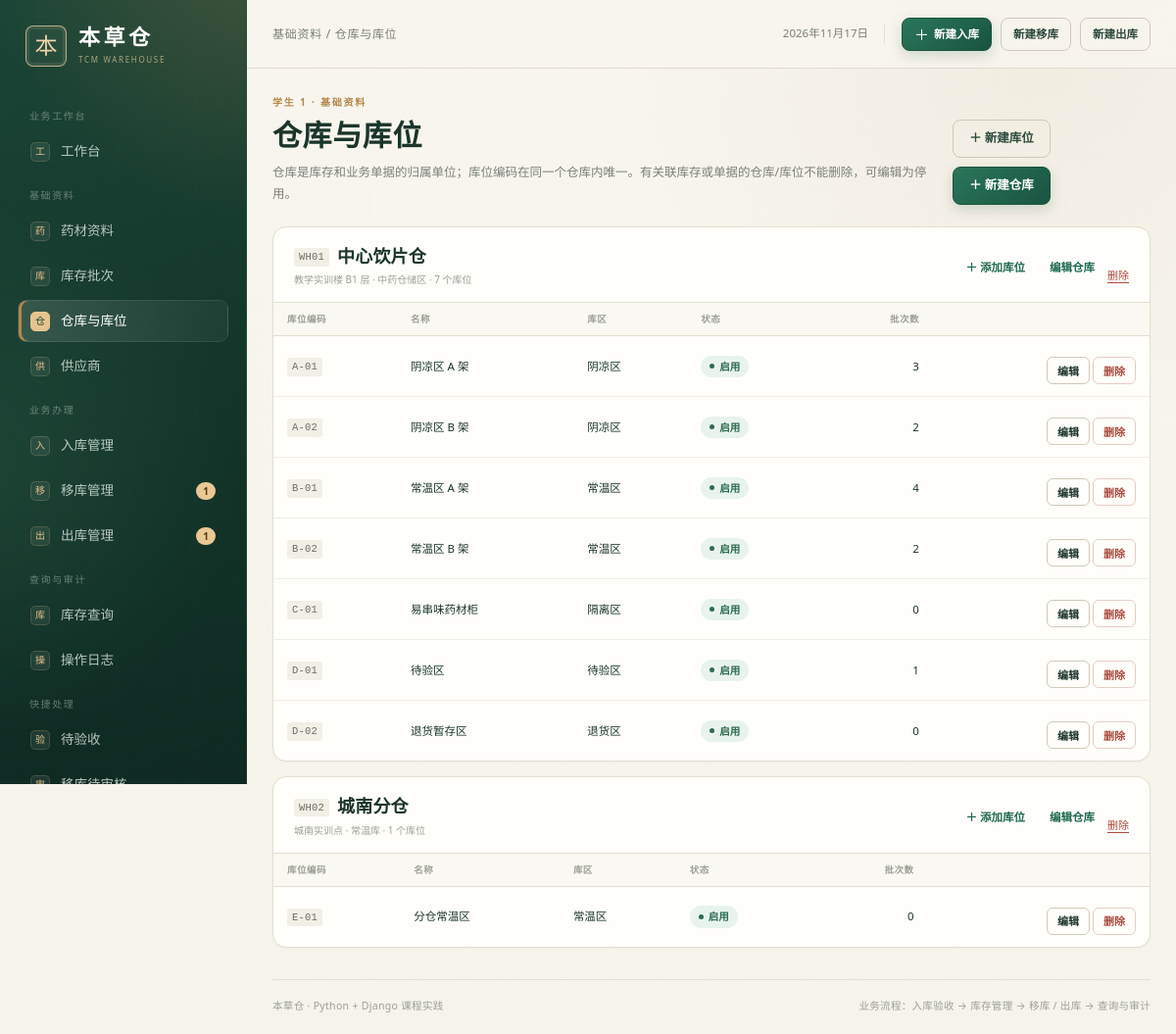
Screenshot of /warehouses/ (signed in) with the database file from the repository.
### warehouse/models.py (models this page shows, shortened)
class Warehouse(models.Model):
    code = models.CharField("仓库编码", max_length=20, unique=True)
    name = models.CharField("仓库名称", max_length=80)
    address = models.CharField("地址", max_length=200, blank=True)
    is_active = models.BooleanField("启用", default=True)
    created_at = models.DateTimeField("创建时间", auto_now_add=True)
    class Meta:
        verbose_name = "仓库"
        verbose_name_plural = "仓库"
        ordering = ["code"]

class StorageLocation(models.Model):
    warehouse = models.ForeignKey(
        Warehouse,
        on_delete=models.PROTECT,
        related_name="locations",
        verbose_name="所属仓库",
    )
    code = models.CharField("库位编码", max_length=30)
    name = models.CharField("库位名称", max_length=80, blank=True)
    zone = models.CharField("库区", max_length=30, blank=True)
    is_active = models.BooleanField("启用", default=True)
    class Meta:
        verbose_name = "库位"
        verbose_name_plural = "库位"
        ordering = ["warehouse__code", "code"]
        constraints = [
            models.UniqueConstraint(
                fields=["warehouse", "code"], name="uniq_location_warehouse_code"
            )
        ]

### warehouse/system_views.py (the view)
# urls.py: path("warehouses/", system_views.warehouse_list, name="warehouse_list"),
@login_required
def warehouse_list(request):
    _require(request.user, "warehouse.manage")
    warehouses = Warehouse.objects.prefetch_related(
        "locations", "locations__stock_batches"
    ).order_by("code")
    return render(
        request,
        "warehouse/warehouse_list.html",
        {"warehouses": warehouses, "active_nav": "warehouses"},
    )

### warehouse/models.py (called while the page is built)
    @property
    def display_name(self):
        return self.user.get_full_name() or self.user.username

    @property
    def effective_role(self):
        if self.user.is_superuser:
            return self.Role.ADMIN
        return self.role

### warehouse/permissions.py (called while the page is built)
def get_role(user):
    if not user.is_authenticated:
        return None
    if user.is_superuser:
        return "admin"
    profile = getattr(user, "profile", None)
    return profile.effective_role if profile else "viewer"

def has_perm(user, code):
    return bool(get_access_config(user)["permissions"].get(code))

def allowed_menus(user):
    return set(get_access_config(user)["menus"])

def can_create(user):
    return has_perm(user, "transfer.create") or has_perm(user, "outbound.create")

def can_audit(user):
    return (
        has_perm(user, "transfer.audit")
        or has_perm(user, "outbound.audit")
        or has_perm(user, "inbound.audit")
    )

def can_execute(user):
    return (
        has_perm(user, "transfer.execute")
        or has_perm(user, "outbound.execute")
        or has_perm(user, "inbound.execute")
    )

### warehouse/system_views.py (called while the page is built)
def _require(user, code):
    if not has_perm(user, code):
        raise PermissionDenied("当前岗位没有该功能权限。")

### warehouse/templatetags/warehouse_tags.py (called while the page is built)
@register.simple_tag
def menu_url(key):
    name = MENU_URL_NAMES.get(key)
    if not name:
        return "#"
    try:
        return reverse(name)
    except NoReverseMatch:
        return "#"

@register.filter
def get_item(mapping, key):
    if mapping is None:
        return None
    try:
        return mapping.get(key)
    except AttributeError:
        try:
            return mapping[key]
        except (KeyError, IndexError, TypeError):
            return None

### templates/warehouse/warehouse_list.html (shortened to what this page needs)
{% extends "base.html" %}
{% load warehouse_tags %}
{% block breadcrumb %}基础资料 / 仓库与库位{% endblock %}
{% block content %}
<section class="page-head">
  <div>
    <p class="eyebrow">学生 1 · 基础资料</p>
    <h1>仓库与库位</h1>
    <p class="page-sub">仓库是库存和业务单据的归属单位；库位编码在同一个仓库内唯一。有关联库存或单据的仓库/库位不能删除，可编辑为停用。</p>
  </div>
  <div class="head-actions">
    <a href="{% url 'location_create' %}" class="btn btn-ghost">＋ 新建库位</a>
    <a href="{% url 'warehouse_create' %}" class="btn btn-primary">＋ 新建仓库</a>
  </div>
</section>
{% for warehouse in warehouses %}
<section class="panel warehouse-card">
  <div class="panel-head">
    <div>
      <div class="warehouse-title">
        <span class="code">{{ warehouse.code }}</span>
        <h2>{{ warehouse.name }}</h2>
      </div>
      <p>{{ warehouse.address|default:"未填写地址" }} · {{ warehouse.locations.count }} 个库位</p>
    </div>
    <div class="panel-tools">
      <a href="{% url 'location_create' %}?warehouse={{ warehouse.pk }}" class="text-link">＋ 添加库位</a>
      <a href="{% url 'warehouse_edit' warehouse.pk %}" class="text-link">编辑仓库</a>
      <form method="post" action="{% url 'warehouse_delete' warehouse.pk %}" class="inline-form" onsubmit="return confirm('确认删除仓库 {{ warehouse.name }} 吗？');">
        {% csrf_token %}<button type="submit" class="text-danger-link inline-danger">删除</button>
      </form>
    </div>
  </div>
  {% if warehouse.locations.all %}
  <div class="table-wrap">
    <table class="data-table">
      <thead><tr><th>库位编码</th><th>名称</th><th>库区</th><th>状态</th><th class="num">批次数</th><th></th></tr></thead>
      <tbody>
        {% for location in warehouse.locations.all %}
        <tr>
          <td><span class="code">{{ location.code }}</span></td>
          <td>{{ location.name|default:"—" }}</td>
          <td>{{ location.zone|default:"—" }}</td>
          <td>{% if location.is_active %}<span class="status status-success">启用</span>{% else %}<span class="status status-muted">停用</span>{% endif %}</td>
          <td class="num">{{ location.stock_batches.count }}</td>
          <td class="row-action">
            <a href="{% url 'location_edit' location.pk %}" class="btn btn-tiny">编辑</a>
            <form method="post" action="{% url 'location_delete' location.pk %}" class="inline-form" onsubmit="return confirm('确认删除库位 {{ location.code }} 吗？');">
              {% csrf_token %}<button type="submit" class="btn btn-tiny btn-danger-ghost">删除</button>
            </form>
          </td>
        </tr>
        {% endfor %}
      </tbody>
    </table>
  </div>
  {% else %}
  <div class="empty-inline compact">这个仓库还没有库位，先添加一个库位后再建立库存。</div>
  {% endif %}
</section>
{% endfor %}
{% endblock %}

### templates/base.html (shortened to what this page needs)
{% load warehouse_tags static %}
<!DOCTYPE html>
<html lang="zh-CN">
<head>
  <link rel="stylesheet" href="{% static 'warehouse/css/app.css' %}?v=20261030">
</head>
<body>
<div class="app-shell">
  <aside class="sidebar" id="sidebar">
    <a class="brand" href="{% url 'dashboard' %}">
      <span class="brand-seal">本</span>
      <span class="brand-text">
        <strong>本草仓</strong>
        <small>TCM WAREHOUSE</small>
      </span>
    </a>
    {% for group in nav_groups %}
    <div class="sidebar-section-label">{{ group.label }}</div>
    <nav class="main-nav" aria-label="{{ group.label }}">
      {% for key,label in group.items %}
      <a href="{% menu_url key %}" class="nav-link {% if active_nav == key %}active{% endif %}">
        <span class="nav-glyph">{{ label|slice:":1" }}</span>
        <span>{{ label }}</span>
        {% if key == 'transfer' and nav_pending_transfers %}<em class="nav-badge">{{ nav_pending_transfers }}</em>{% endif %}
        {% if key == 'outbound' and nav_pending_outbounds %}<em class="nav-badge">{{ nav_pending_outbounds }}</em>{% endif %}
      </a>
      {% endfor %}
    </nav>
    {% endfor %}
    <div class="sidebar-section-label">快捷处理</div>
    <nav class="main-nav">
      {% if 'inbound' in allowed_menus %}
      <a href="{% url 'inbound_list' %}?status=pending" class="nav-link">
        <span class="nav-glyph">验</span><span>待验收</span>
      </a>
      {% endif %}
      {% if 'transfer' in allowed_menus %}
      <a href="{% url 'transfer_list' %}?status=pending" class="nav-link">
        <span class="nav-glyph">审</span><span>移库待审核</span>
      </a>
      {% endif %}
    </nav>
  </aside>
  <main class="main">
    <header class="topbar">
      <div class="topbar-title">{% block breadcrumb %}工作台{% endblock %}</div>
      <div class="topbar-actions">
        <span class="topbar-date">{% now "Y年n月j日" %}</span>
        {% if role_permissions|get_item:'inbound.create' %}
        <a href="{% url 'inbound_create' %}" class="btn btn-primary btn-sm">
          <span class="plus">＋</span> 新建入库
        </a>
        {% endif %}
        {% if role_permissions|get_item:'transfer.create' %}
        <a href="{% url 'transfer_create' %}" class="btn btn-ghost btn-sm">新建移库</a>
        {% endif %}
        {% if role_permissions|get_item:'outbound.create' %}
        <a href="{% url 'outbound_create' %}" class="btn btn-ghost btn-sm">新建出库</a>
        {% endif %}
      </div>
    </header>
    <div class="content">
      {% block content %}{% endblock %}
      <footer class="page-footer">
        <span>本草仓 · Python + Django 课程实践</span>
        <span>业务流程：入库验收 → 库存管理 → 移库 / 出库 → 查询与审计</span>
      </footer>
    </div>
  </main>
</div>
</body>
</html>

### rows the page displays
Warehouse: code "WH01", name "中心饮片仓", address "教学实训楼 B1 层 · 中药仓储区", locations.count "7"
StorageLocation: code "A-01", name "阴凉区 A 架", zone "阴凉区", is_active "启用", stock_batches.count "3"
StorageLocation: code "A-02", name "阴凉区 B 架", zone "阴凉区", is_active "启用", stock_batches.count "2"
StorageLocation: code "B-01", name "常温区 A 架", zone "常温区", is_active "启用", stock_batches.count "4"
StorageLocation: code "B-02", name "常温区 B 架", zone "常温区", is_active "启用", stock_batches.count "2"
StorageLocation: code "C-01", name "易串味药材柜", zone "隔离区", is_active "启用", stock_batches.count "0"
StorageLocation: code "D-01", name "待验区", zone "待验区", is_active "启用", stock_batches.count "1"
StorageLocation: code "D-02", name "退货暂存区", zone "退货区", is_active "启用", stock_batches.count "0"
Warehouse: code "WH02", name "城南分仓", address "城南实训点 · 常温库", locations.count "1"
StorageLocation: code "E-01", name "分仓常温区", zone "常温区", is_active "启用", stock_batches.count "0"

### other values shown
{{ group.label }} "业务工作台" "基础资料" "业务办理" "查询与审计"
{{ label|slice:":1" }} "工" "药" "库" "仓" "供" "入" "移" "出" "库" "操"
{{ label }} "工作台" "药材资料" "库存批次" "仓库与库位" "供应商" "入库管理" "移库管理" "出库管理" "库存查询" "操作日志"
{{ nav_pending_transfers }} "1"
{{ nav_pending_outbounds }} "1"
